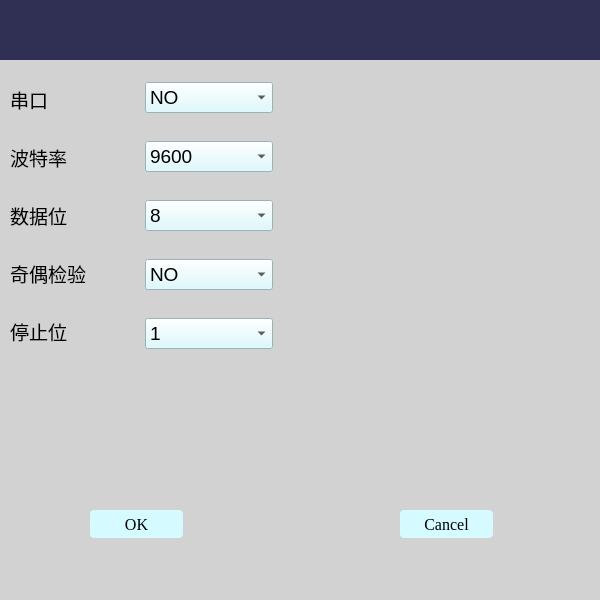
<?xml version="1.0" encoding="UTF-8"?>
<ui version="4.0">
 <class>serialSetting</class>
 <widget class="QDialog" name="serialSetting">
  <property name="geometry">
   <rect>
    <x>0</x>
    <y>0</y>
    <width>600</width>
    <height>600</height>
   </rect>
  </property>
  <property name="minimumSize">
   <size>
    <width>600</width>
    <height>600</height>
   </size>
  </property>
  <property name="maximumSize">
   <size>
    <width>600</width>
    <height>600</height>
   </size>
  </property>
  <property name="windowTitle">
   <string>串口设置</string>
  </property>
  <property name="styleSheet">
   <string notr="true">background-color: rgb(210, 210, 210);</string>
  </property>
  <widget class="QWidget" name="layoutWidget">
   <property name="geometry">
    <rect>
     <x>10</x>
     <y>60</y>
     <width>263</width>
     <height>313</height>
    </rect>
   </property>
   <layout class="QHBoxLayout" name="horizontalLayout">
    <item>
     <layout class="QVBoxLayout" name="verticalLayout">
      <item>
       <widget class="QLabel" name="label">
        <property name="minimumSize">
         <size>
          <width>0</width>
          <height>25</height>
         </size>
        </property>
        <property name="maximumSize">
         <size>
          <width>16777215</width>
          <height>25</height>
         </size>
        </property>
        <property name="font">
         <font>
          <pointsize>14</pointsize>
         </font>
        </property>
        <property name="styleSheet">
         <string notr="true">color: rgb(0, 0, 0);
background-color: rgb(255, 255, 255,0);</string>
        </property>
        <property name="text">
         <string>串口</string>
        </property>
       </widget>
      </item>
      <item>
       <widget class="QLabel" name="label_2">
        <property name="minimumSize">
         <size>
          <width>0</width>
          <height>25</height>
         </size>
        </property>
        <property name="maximumSize">
         <size>
          <width>16777215</width>
          <height>25</height>
         </size>
        </property>
        <property name="font">
         <font>
          <pointsize>14</pointsize>
         </font>
        </property>
        <property name="styleSheet">
         <string notr="true">background-color: rgb(255, 255, 255,0);</string>
        </property>
        <property name="text">
         <string>波特率</string>
        </property>
       </widget>
      </item>
      <item>
       <widget class="QLabel" name="label_4">
        <property name="minimumSize">
         <size>
          <width>0</width>
          <height>25</height>
         </size>
        </property>
        <property name="maximumSize">
         <size>
          <width>16777215</width>
          <height>25</height>
         </size>
        </property>
        <property name="font">
         <font>
          <pointsize>14</pointsize>
         </font>
        </property>
        <property name="styleSheet">
         <string notr="true">background-color: rgb(255, 255, 255,0);</string>
        </property>
        <property name="text">
         <string>数据位</string>
        </property>
       </widget>
      </item>
      <item>
       <widget class="QLabel" name="label_3">
        <property name="minimumSize">
         <size>
          <width>0</width>
          <height>25</height>
         </size>
        </property>
        <property name="maximumSize">
         <size>
          <width>16777215</width>
          <height>25</height>
         </size>
        </property>
        <property name="font">
         <font>
          <pointsize>14</pointsize>
         </font>
        </property>
        <property name="styleSheet">
         <string notr="true">background-color: rgb(255, 255, 255,0);</string>
        </property>
        <property name="text">
         <string>奇偶检验</string>
        </property>
       </widget>
      </item>
      <item>
       <widget class="QLabel" name="label_5">
        <property name="maximumSize">
         <size>
          <width>16777215</width>
          <height>25</height>
         </size>
        </property>
        <property name="font">
         <font>
          <pointsize>14</pointsize>
         </font>
        </property>
        <property name="styleSheet">
         <string notr="true">background-color: rgb(255, 255, 255,0);</string>
        </property>
        <property name="text">
         <string>停止位</string>
        </property>
       </widget>
      </item>
     </layout>
    </item>
    <item>
     <layout class="QVBoxLayout" name="verticalLayout_2">
      <item>
       <widget class="QComboBox" name="PortBox">
        <property name="font">
         <font>
          <pointsize>14</pointsize>
         </font>
        </property>
        <property name="styleSheet">
         <string notr="true">background-color: rgb(213, 250, 255);/*背景色*/</string>
        </property>
        <item>
         <property name="text">
          <string>NO</string>
         </property>
        </item>
       </widget>
      </item>
      <item>
       <widget class="QComboBox" name="BaudBox">
        <property name="font">
         <font>
          <pointsize>14</pointsize>
         </font>
        </property>
        <property name="styleSheet">
         <string notr="true">background-color: rgb(213, 250, 255);/*背景色*/</string>
        </property>
        <item>
         <property name="text">
          <string>9600</string>
         </property>
        </item>
        <item>
         <property name="text">
          <string>38400</string>
         </property>
        </item>
        <item>
         <property name="text">
          <string>115200</string>
         </property>
        </item>
       </widget>
      </item>
      <item>
       <widget class="QComboBox" name="BitBox">
        <property name="font">
         <font>
          <pointsize>14</pointsize>
         </font>
        </property>
        <property name="styleSheet">
         <string notr="true">background-color: rgb(213, 250, 255);/*背景色*/</string>
        </property>
        <item>
         <property name="text">
          <string>8</string>
         </property>
        </item>
       </widget>
      </item>
      <item>
       <widget class="QComboBox" name="ParityBox">
        <property name="font">
         <font>
          <pointsize>14</pointsize>
         </font>
        </property>
        <property name="styleSheet">
         <string notr="true">background-color: rgb(213, 250, 255);/*背景色*/</string>
        </property>
        <item>
         <property name="text">
          <string>NO</string>
         </property>
        </item>
       </widget>
      </item>
      <item>
       <widget class="QComboBox" name="StopBox">
        <property name="font">
         <font>
          <pointsize>14</pointsize>
         </font>
        </property>
        <property name="styleSheet">
         <string notr="true">background-color: rgb(213, 250, 255);/*背景色*/</string>
        </property>
        <item>
         <property name="text">
          <string>1</string>
         </property>
        </item>
        <item>
         <property name="text">
          <string>2</string>
         </property>
        </item>
       </widget>
      </item>
     </layout>
    </item>
   </layout>
  </widget>
  <widget class="QPushButton" name="ok">
   <property name="geometry">
    <rect>
     <x>90</x>
     <y>510</y>
     <width>93</width>
     <height>28</height>
    </rect>
   </property>
   <property name="font">
    <font>
     <family>Times New Roman</family>
     <pointsize>12</pointsize>
    </font>
   </property>
   <property name="styleSheet">
    <string notr="true">QPushButton
{
    border-radius: 4px;
    background-color: rgb(213, 250, 255);/*背景色*/
}</string>
   </property>
   <property name="text">
    <string>OK</string>
   </property>
  </widget>
  <widget class="QPushButton" name="cancel">
   <property name="geometry">
    <rect>
     <x>400</x>
     <y>510</y>
     <width>93</width>
     <height>28</height>
    </rect>
   </property>
   <property name="font">
    <font>
     <family>Times New Roman</family>
     <pointsize>12</pointsize>
    </font>
   </property>
   <property name="styleSheet">
    <string notr="true">QPushButton
{
    border-radius: 4px;
    background-color: rgb(213, 250, 255);/*背景色*/
}</string>
   </property>
   <property name="text">
    <string>Cancel</string>
   </property>
  </widget>
  <widget class="QWidget" name="title" native="true">
   <property name="geometry">
    <rect>
     <x>0</x>
     <y>0</y>
     <width>600</width>
     <height>60</height>
    </rect>
   </property>
   <property name="sizePolicy">
    <sizepolicy hsizetype="Expanding" vsizetype="Preferred">
     <horstretch>0</horstretch>
     <verstretch>0</verstretch>
    </sizepolicy>
   </property>
   <property name="styleSheet">
    <string notr="true">background-color: rgb(48, 48, 85);</string>
   </property>
  </widget>
 </widget>
 <resources/>
 <connections/>
</ui>
